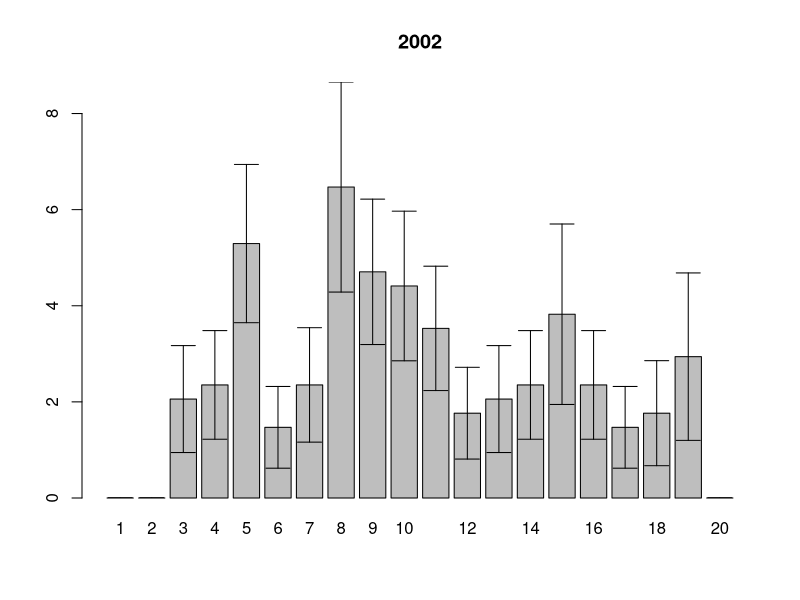
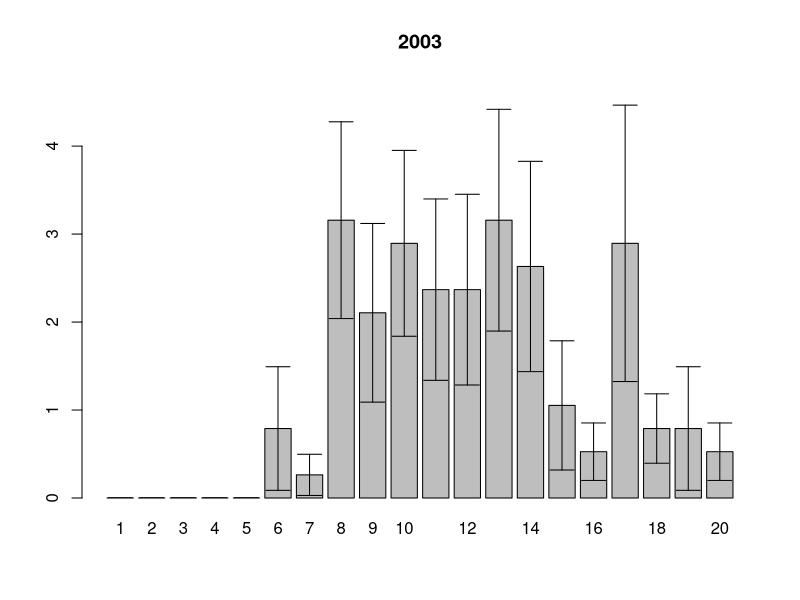
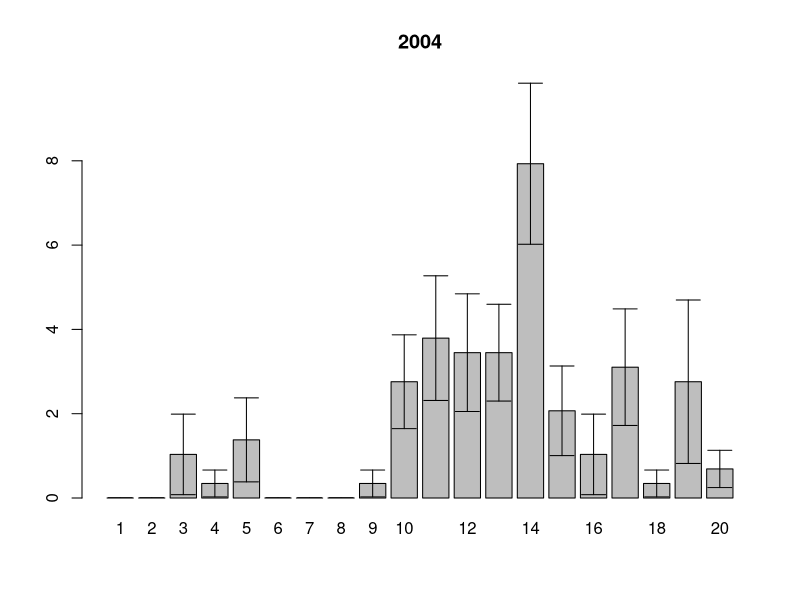
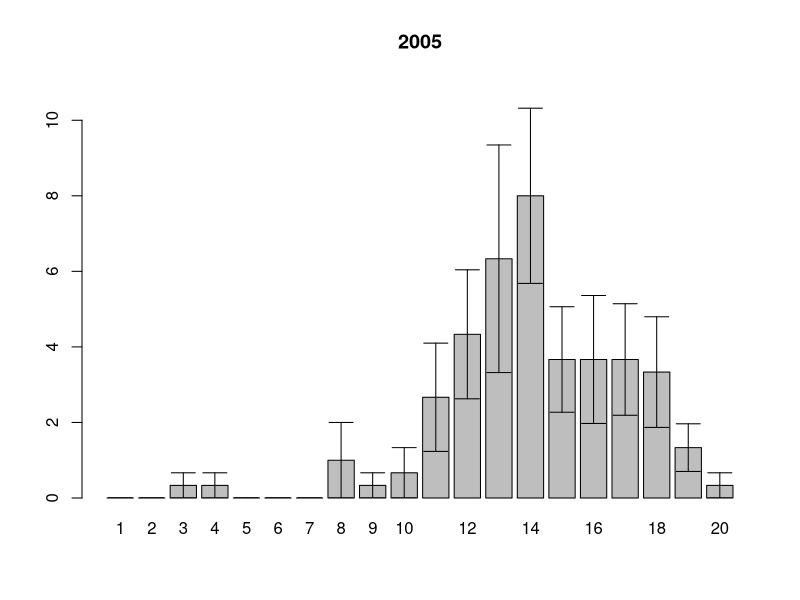
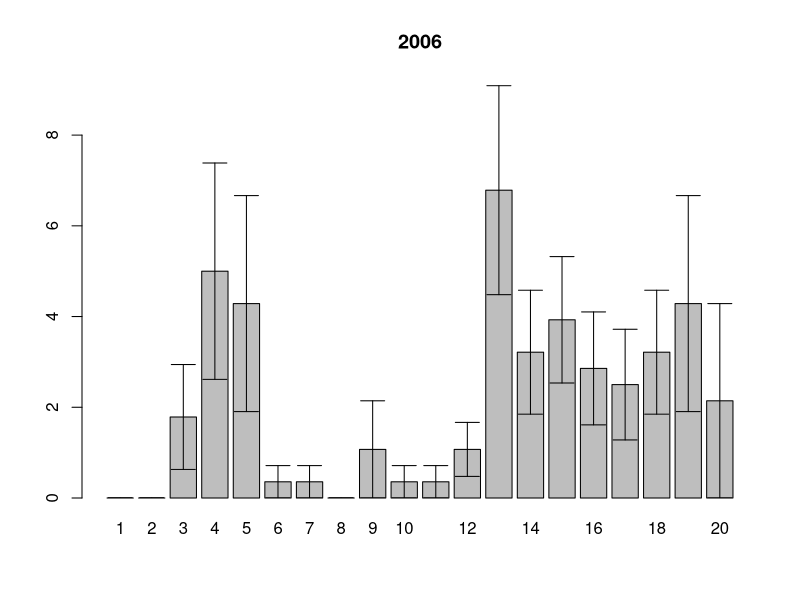
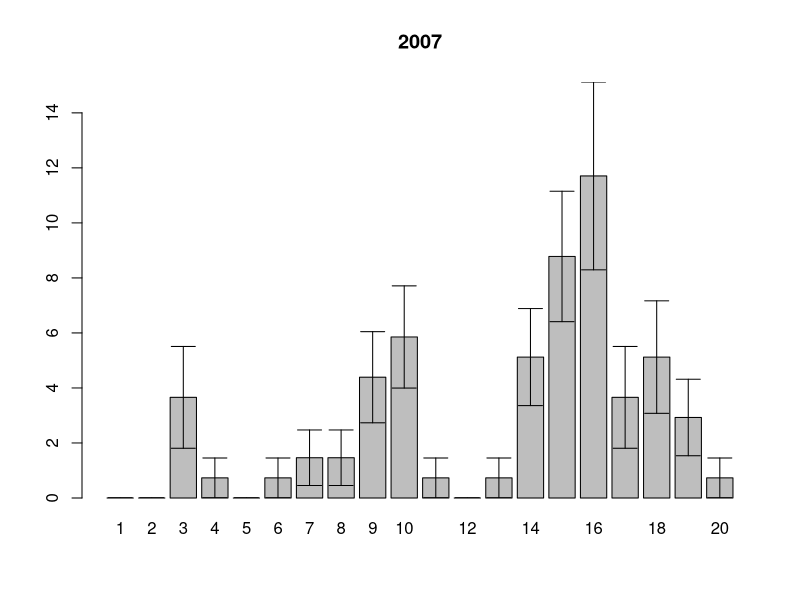
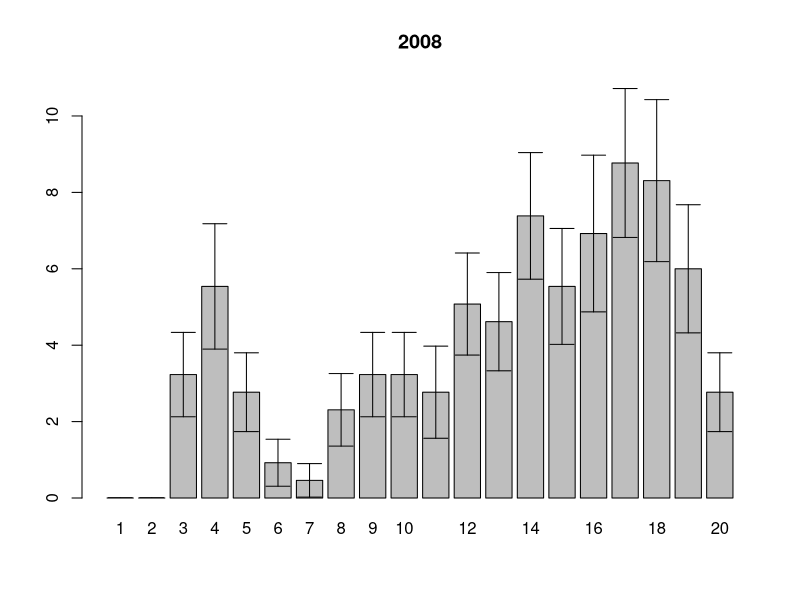
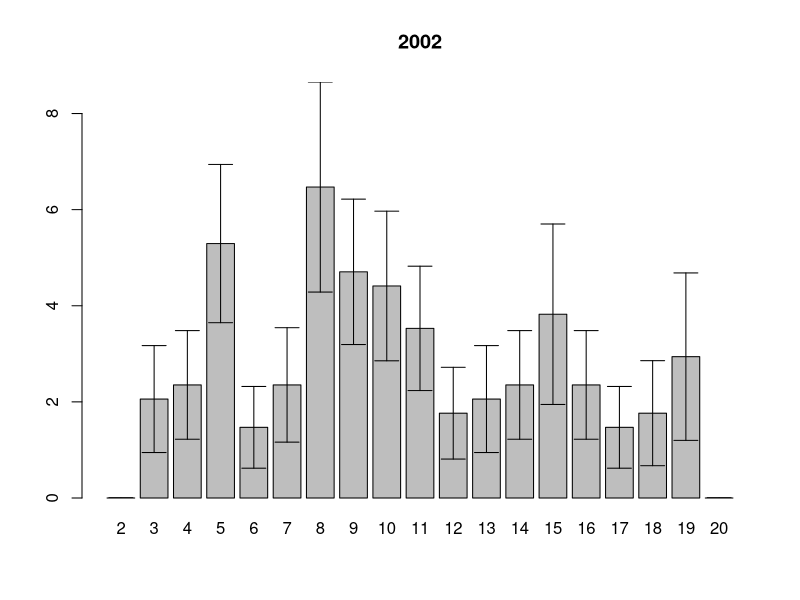

R code for these plots, in order: (Note: this script raises an error after producing the figures.)
setwd("~/Dropbox/PhD_thesis/PhD_thesis/Barenc_Sea/Dalnezeleneckaya/")
#setwd("~/note_backup_2013-04-13/PhD_thesis/White_Sea/Estuatiy_Luvenga")


ishodnik<-read.table(file="length.csv", sep=";", dec=",", head=T)
samples.names<-read.table(file="sample.csv", sep=";", dec=",", head=T)
samples.squares<-read.table(file="squares.csv", sep=";", dec=",", head=T)
attach(ishodnik)

## размерная структура суммарно по годам по горизонтам
Length.int<-cut(Length.mm, breaks=seq(0,20,1))

(size.str.table<-table(Length.int,year,sample))

size.str.df<-as.data.frame(size.str.table) # как таблица данных

#убираем те пробы которых на самом деле нету
for (i in 1:length(levels(size.str.df$year)))
{ (xxx<-size.str.df$sample[size.str.df$year==levels(size.str.df$year)[i] ]%in%
     samples.names$sample[samples.names$year==levels(size.str.df$year)[i]])
  antixxx<-as.logical(1-xxx)
  size.str.df$Freq[size.str.df$year==levels(size.str.df$year)[i]][antixxx]<-NA
}


# SUBSET - для фильтрации таблицы данных
# APPLY - кто-то из них для средней и СД по фрейму

#теперь на квадратный метр
size.str.sqmeter<-size.str.df
for (i in 1:length(levels(size.str.sqmeter$year)))
{
  size.str.sqmeter$Freq[size.str.sqmeter$year==levels(size.str.sqmeter$year)[i]]<-size.str.sqmeter$Freq[size.str.sqmeter$year==levels(size.str.sqmeter$year)[i]] * samples.squares$square[samples.squares$year==levels(size.str.sqmeter$year)[i]]
}

n.samples<-tapply(samples.names$sample,samples.names$year, length )

#subset(size.str.sqmeter,subset=size.str.sqmeter$year=="1992")

#и среднее??
# tapply выдает как резудьтат матрицу
(mean.sizestr.sqmeter<-t(tapply(size.str.sqmeter$Freq,INDEX=list(size.str.sqmeter$year, size.str.sqmeter$Length.int),FUN=mean, na.rm=T)))
mean.sqmeter.df<-as.data.frame(mean.sizestr.sqmeter)
(sd.sizestr.sqmeter<-tapply(size.str.sqmeter$Freq,INDEX=list(size.str.sqmeter$year, size.str.sqmeter$Length.int),FUN=sd, na.rm=T))

n.samples<-tapply(samples.names$sample,samples.names$year, length )

(sem.sizestr.sqmeter <-t(sd.sizestr.sqmeter/sqrt(as.vector(n.samples))))
sem.sqmeter.df<-as.data.frame(sem.sizestr.sqmeter)

##>2mm mean size structure
(mean.sizestr.sqmeter2<-mean.sizestr.sqmeter[2:20,])
mean.sqmeter.df2<-as.data.frame(mean.sizestr.sqmeter2)
(sd.sizestr.sqmeter2<-sd.sizestr.sqmeter[,2:20])

n.samples<-tapply(samples.names$sample,samples.names$year, length )

(sem.sizestr.sqmeter2<-t(sd.sizestr.sqmeter2/sqrt(as.vector(n.samples))))
sem.sqmeter.df2<-as.data.frame(sem.sizestr.sqmeter2)


length.class<-seq(1,20,1)
length.class2<-seq(2,20,1)


## size structure plot
#from R-book 
error.bars<-function(yv,z,nn){
  xv<-
    barplot(yv,ylim=c(0,(max(yv)+max(z))),names=nn)#,ylab=deparse(substitute(yv)))
  g=(max(xv)-min(xv))/50
  for (i in 1:length(xv)) {
    lines(c(xv[i],xv[i]),c(yv[i]+z[i],yv[i]-z[i]))
    lines(c(xv[i]-g,xv[i]+g),c(yv[i]+z[i], yv[i]+z[i]))
    lines(c(xv[i]-g,xv[i]+g),c(yv[i]-z[i], yv[i]-z[i]))
  }}

## size structure plot
#from R-book 
error.bars1<-function(yv,z,nn){
  xv<-
    barplot(yv,ylim=c(0,(max(yv)+max(z))),names=nn,ylab)
  g=(max(xv)-min(xv))/50
  for (i in 1:length(xv)) {
    lines(c(xv[i],xv[i]),c(yv[i]+z[i],yv[i]-z[i]))
    lines(c(xv[i]-g,xv[i]+g),c(yv[i]+z[i], yv[i]+z[i]))
    lines(c(xv[i]-g,xv[i]+g),c(yv[i]-z[i], yv[i]-z[i]))
  }}


for (j in 1:length(colnames(mean.sizestr.sqmeter)))
{
  pdf(file=paste("DZ", colnames(mean.sizestr.sqmeter)[j], ".pdf",sep="_"))
  error.bars(yv=mean.sizestr.sqmeter[,j], nn=length.class, z=sem.sizestr.sqmeter[,j])
  title(main=colnames(mean.sizestr.sqmeter)[j], xlab="", ylab="")
  dev.off()
}

#>2mm
for (j in 1:length(colnames(mean.sizestr.sqmeter2)))
{
  pdf(file=paste("DZ2", colnames(mean.sizestr.sqmeter2)[j], ".pdf",sep="_"))
  error.bars(yv=mean.sizestr.sqmeter2[,j], nn=length.class2, z=sem.sizestr.sqmeter2[,j])
  title(main=colnames(mean.sizestr.sqmeter2)[j], xlab="", ylab="")
  dev.off()
}

##динамика обилия
(N.sqmeter<-(t(tapply(size.str.sqmeter$Freq, list(size.str.sqmeter$year, size.str.sqmeter$sample), sum))))
(N.mean.sqmeter<-colMeans(N.sqmeter, na.rm=T))
(N.sd.sqmeter<-apply(N.sqmeter, 2, sd, na.rm=T))
(N.sem.sqmeter<-N.sd.sqmeter/sqrt(n.samples))

#точность учета
(D.n<-N.sem.sqmeter/N.mean.sqmeter*100)

pdf(file="N_dynamic.pdf", family="NimbusSan") # указываем шрифт подпией
plot(y=N.mean.sqmeter, x=names(N.mean.sqmeter),pch=15, main="г. Дальнезеленецкая", 
     ylim=c(min(N.mean.sqmeter)-max(N.sem.sqmeter), max(N.mean.sqmeter)+max(N.sem.sqmeter)),
     xlab="год", ylab="N, экз./кв.м")
lines(seq(as.numeric(min(names(N.mean.sqmeter))),as.numeric(max(names(N.mean.sqmeter))),1), N.mean.sqmeter, pch=1, type="b")
arrows(x0=seq(as.numeric(min(names(N.mean.sqmeter))),as.numeric(max(names(N.mean.sqmeter))),1), 
       x1=seq(as.numeric(min(names(N.mean.sqmeter))),as.numeric(max(names(N.mean.sqmeter))),1),
       y0=N.mean.sqmeter-N.sem.sqmeter, y1=N.mean.sqmeter+N.sem.sqmeter, angle=90, code=3, length=0.1)
dev.off()
embedFonts("N_dynamic.pdf") #встройка шрифтов в файл

##динамика без молод ( больше 2+)
(N2.sqmeter<-(t(tapply(size.str.sqmeter$Freq[size.str.sqmeter$Length.int!="(0,1]"], 
                       list(size.str.sqmeter$year[size.str.sqmeter$Length.int!="(0,1]"],
                            size.str.sqmeter$sample[size.str.sqmeter$Length.int!="(0,1]"]), sum))))
(N2.mean.sqmeter<-colMeans(N2.sqmeter, na.rm=T))
N2.sd.sqmeter<-apply(N2.sqmeter, 2, sd, na.rm=T)
N2.sem.sqmeter<-N2.sd.sqmeter/sqrt(n.samples)
#точность учета
(D.n2<-N2.sem.sqmeter/N2.mean.sqmeter*100)

write.table(N2.mean.sqmeter, file="DZ_N2.csv", sep=";", dec=",")

pdf(file="N2_dynamic.pdf", family="NimbusSan") # указываем шрифт подпией
plot(y=N2.mean.sqmeter, x=names(N2.mean.sqmeter),pch=15, main="г. Дальнезеленецкая", 
     ylim=c(min(N2.mean.sqmeter)-max(N2.sem.sqmeter), max(N2.mean.sqmeter)+max(N2.sem.sqmeter)),
     xlab="год", ylab="N, экз./кв.м")
lines(seq(as.numeric(min(names(N2.mean.sqmeter))),as.numeric(max(names(N2.mean.sqmeter))),1), N2.mean.sqmeter, pch=1, type="b")
arrows(x0=seq(as.numeric(min(names(N2.mean.sqmeter))),as.numeric(max(names(N2.mean.sqmeter))),1), 
       x1=seq(as.numeric(min(names(N2.mean.sqmeter))),as.numeric(max(names(N2.mean.sqmeter))),1),
       y0=N2.mean.sqmeter-N2.sem.sqmeter, y1=N2.mean.sqmeter+N2.sem.sqmeter, angle=90, code=3, length=0.1)
dev.off()
embedFonts("N2_dynamic.pdf") #встройкашрифтов в файл

## про численность 2+
#Kruskal-Wallis
N2.df<-as.data.frame(as.table(N2.sqmeter))
kruskal.test(N2.df$Freq ~ N2.df$Var2)
boxplot(N2.df$Freq ~ N2.df$Var2)
(tukey.02.12<-TukeyHSD(aov(lm(N2.df$Freq ~ as.factor(N2.df$Var2)))))
  write.table(tukey.02.12$'as.factor(N2.df$Var2)', file="tukey_02_12.csv", dec=",", sep=";")

(N2.02.06.df<-subset(N2.df, N2.df$Var2==2002 | N2.df$Var2==2003 | N2.df$Var2==2004 | N2.df$Var2==2005| N2.df$Var2==2006 ))
kruskal.test(N2.02.06.df$Freq ~ N2.02.06.df$Var2)

(N2.03.06.df<-subset(N2.df, N2.df$Var2==2003 | N2.df$Var2==2004 | N2.df$Var2==2005| N2.df$Var2==2006 ))
kruskal.test(N2.03.06.df$Freq ~ N2.03.06.df$Var2)
boxplot(N2.03.06.df$Freq ~ N2.03.06.df$Var2)

(N2.04.06.df<-subset(N2.df, N2.df$Var2==2004 | N2.df$Var2==2005| N2.df$Var2==2006 ))
kruskal.test(N2.04.06.df$Freq ~ N2.04.06.df$Var2)
N2.04.06.mean<-mean(N2.04.06.df$Freq, na.rm=T)
N2.04.06.sd<-sd(N2.04.06.df$Freq, na.rm=T)
N2.04.06.sem<-N2.04.06.sd/sum(!is.na(N2.04.06.df$Freq))
N2.04.06.d<-N2.04.06.sem/N2.04.06.mean

(N2.07.08.df<-subset(N2.df, N2.df$Var2==2008 | N2.df$Var2==2007))
(N2.07.08.mean<-mean(N2.07.08.df$Freq, na.rm=T))
N2.07.08.sd<-sd(N2.07.08.df$Freq, na.rm=T)
N2.07.08.sem<-N2.07.08.sd/sum(!is.na(N2.07.08.df$Freq))
(N2.07.08.d<-N2.07.08.sem/N2.07.08.mean)

#wilcox.test
wilcox.test((subset(N2.df, N2.df$Var2==2002,select=Freq))$Freq, (subset(N2.df, N2.df$Var2==2003,select=Freq))$Freq, na.rm=T)
wilcox.test((subset(N2.df, N2.df$Var2==2004 | N2.df$Var2==2005| N2.df$Var2==2006 ,select=Freq))$Freq, 
            (subset(N2.df, N2.df$Var2==2003,select=Freq))$Freq, na.rm=T)

wilcox.test((subset(N2.df, N2.df$Var2==2007,select=Freq))$Freq, (subset(N2.df, N2.df$Var2==2008,select=Freq))$Freq, na.rm=T)

wilcox.test((subset(N2.df, N2.df$Var2==2004 | N2.df$Var2==2005| N2.df$Var2==2006 ,select=Freq))$Freq, 
            (subset(N2.df, N2.df$Var2==2007| N2.df$Var2==2008,select=Freq))$Freq, na.rm=T)

wilcox.test(Agarova.ish$N.indd, (subset(N2.df, N2.df$Var2==2003,select=Freq))$Freq, na.rm=T)
wilcox.test(Agarova.ish$N.indd, (subset(N2.df, N2.df$Var2==2002,select=Freq))$Freq, na.rm=T)
wilcox.test((subset(N2.df, N2.df$Var2==2004 | N2.df$Var2==2005| N2.df$Var2==2006 ,select=Freq))$Freq, Agarova.ish$N.indd, na.rm=T)
wilcox.test(Agarova.ish$N.indd, (subset(N2.df, N2.df$Var2==2007| N2.df$Var2==2008,select=Freq))$Freq, na.rm=T)

## Динамика численности + 1972 год
Agarova.ish<-read.table("Agarova_1973.csv", head=T, sep=";", dec=",")
(Agarova.73.mean<-sum(Agarova.ish$N.indd*Agarova.ish$vstrechaemost)/sum(Agarova.ish$vstrechaemost))
Agarova.73.sd<-sd(Agarova.ish$N.indd)
(Agarova.73.sem<-Agarova.73.sd/sqrt(length(Agarova.ish$N.indd)))

(N.mean.72.02.08<-c(Agarova.73.mean, N.mean.sqmeter))
names(N.mean.72.02.08)<-c("1973", names(N.mean.sqmeter))

(N.sem.72.02.08<-c(Agarova.73.sem, N.sem.sqmeter))
names(N.sem.72.02.08)<-c("1973", names(N.sem.sqmeter))

pdf(file="N_dynamic_with_Agarova.pdf", family="NimbusSan") # указываем шрифт подпией
error.bars(yv=N.mean.72.02.08, z=N.sem.72.02.08, nn=names(N.mean.72.02.08))
title(main=)
dev.off()
embedFonts("N_dynamic_with_Agarova.pdf") #встройка шрифтов в файл


##рассчетная биомасса по Максимовичу и др., 1993
biomass.count<-0.00016*(Length.mm^2.96)
(biomass.samples<-tapply(biomass.count, list(year, sample), sum, na.rm=T))

(biomass.sqmeter<-biomass.samples*samples.squares$square)

(B.mean.sqmeter<-rowMeans(biomass.sqmeter, na.rm=T))
(B.sd.sqmeter<-apply(biomass.sqmeter, 1, sd, na.rm=T))
n.samples<-tapply(samples.names$sample,samples.names$year, length )
(B.sem.sqmeter<-B.sd.sqmeter/sqrt(n.samples))
(D.b<-B.sem.sqmeter/B.mean.sqmeter*100)

pdf(file="B_count_dynamic.pdf", family="NimbusSan") # указываем шрифт подпией
plot(y=B.mean.sqmeter, x=names(B.mean.sqmeter),pch=15, main="Эстуарий р. Лувеньги", 
     ylim=c(min(B.mean.sqmeter)-max(B.sem.sqmeter), max(B.mean.sqmeter)+max(B.sem.sqmeter)),
     xlab="год", ylab="B, г/кв.м")
lines(seq(as.numeric(min(names(B.mean.sqmeter))),as.numeric(max(names(B.mean.sqmeter))),1), B.mean.sqmeter, pch=1, type="b")
arrows(x0=seq(as.numeric(min(names(B.mean.sqmeter))),as.numeric(max(names(B.mean.sqmeter))),1), 
       x1=seq(as.numeric(min(names(B.mean.sqmeter))),as.numeric(max(names(B.mean.sqmeter))),1),
       y0=B.mean.sqmeter-B.sem.sqmeter, y1=B.mean.sqmeter+B.sem.sqmeter, angle=90, code=3, length=0.1)
dev.off()
embedFonts("B_count_dynamic.pdf") #встройка шрифтов в файл